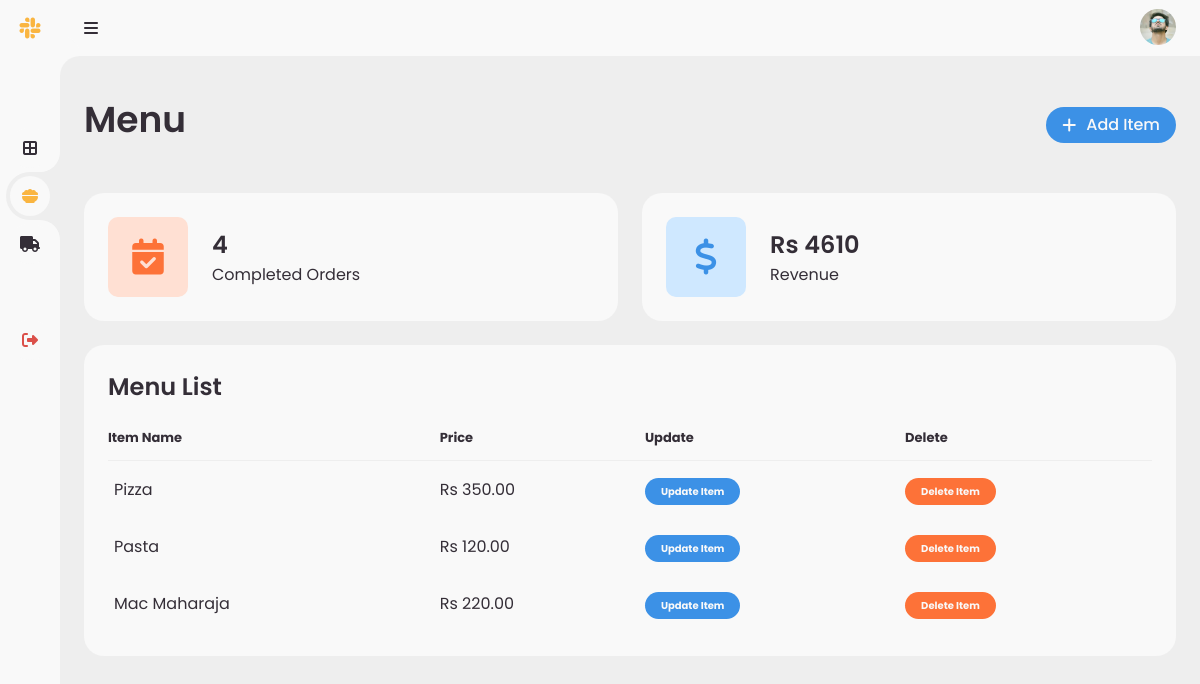
Screenshot of /AdminPanel/Admin_Menu/ with the database file from the repository.
### Admin/models.py (models this page shows)
class Product(models.Model):
    name = models.CharField(max_length=255)
    price = models.DecimalField(max_digits=10, decimal_places=2)
    image = models.CharField(max_length=255) # Adjust upload path as needed
    category = models.CharField(max_length=100)

### Admin/views.py (the view)
# urls.py: path('Admin_Menu/', views.Admin_Menu,name='Admin_Menu'),
def Admin_Menu(request):
    Grand_total = 0
    Order_data = User_Order.objects.all()
    Revenue = User_Order.objects.values_list('grand_Total')
    for price in Revenue:
        Grand_total += int(price[0])
    Menu_items = Product.objects.all()
    context = {'Menu_items':Menu_items,'Total_Order': len(Order_data),'Grand_Total':Grand_total}
    return render(request, 'Admin menu.html',context)

### Admin/templates/Admin menu.html (shortened to what this page needs)
<!DOCTYPE html>
<html lang="en">
  <head>
    <link
      rel="stylesheet"
      href="https://cdnjs.cloudflare.com/ajax/libs/font-awesome/6.4.0/css/all.min.css"
    />
    <link rel="stylesheet" href="../../static/CSS/menu.css" />
  </head>
  <body>
    <section class="sidebar hide">
      <a href="#" class="logo">
        <i class="fab fa-slack"></i>
      </a>
      <ul class="side-menu top">
        <li>
          <a href="../Admin_Dashboard" class="nav-link">
            <i class="fas fa-border-all"></i>
          </a>
        </li>
        <li class="active">
          <a href="../Admin_Menu" class="nav-link">
            <i class="fa-solid fa-bowl-food"></i>
          </a>
        </li>
        <li>
          <a href="../Admin_Order" class="nav-link">
            <i class="fa-solid fa-truck"></i>
          </a>
        </li>
      </ul>
      <ul class="side-menu">
        <li>
          <a href="../Admin_Login" class="logout">
            <i class="fas fa-right-from-bracket"></i>
          </a>
        </li>
      </ul>
    </section>
    <section class="content">
      <nav>
        <i class="fas fa-bars menu-btn"></i>
        <a href="#" class="profile">
          <img src="../../static/pic-5.png" alt="" />
        </a>
      </nav>
      <main>
        <div class="head-title">
          <div class="left">
            <h1>Menu</h1>
          </div>
          <a href="../Add_Menu" class="download-btn">
            <i class="fa-solid fa-plus"></i>
            <span class="text">Add Item</span>
          </a>
        </div>
        <div class="box-info">
          <li>
            <i class="fas fa-calendar-check"></i>
            <span class="text">
              <h3>{{ Total_Order }}</h3>
              <p>Completed Orders</p>
            </span>
          </li>
          <li>
            <i class="fas fa-dollar-sign"></i>
            <span class="text">
              <h3>Rs {{ Grand_Total }}</h3>
              <p>Revenue</p>
            </span>
          </li>
        </div>
        <div class="table-data">
          <div class="order">
            <div class="head">
              <h3>Menu List</h3>
            </div>
            <table>
              <thead>
                <tr>
                  <th>Item Name</th>
                  <th>Price</th>
                  <th>Update</th>
                  <th>Delete</th>
                </tr>
              </thead>
              <tbody>
                {% for item in Menu_items %}
                <tr>
                  <td><p>{{ item.name }}</p></td>
                  <td>Rs {{ item.price }}</td>
                  <td>
                    <a href="../Update_Menu/?item_name={{ item.name }}"
                      ><span class="status complete">Update Item</span></a
                    >
                  </td>
                  <td>
                    <a href="../Delete_Menu/?item_name={{ item.name }}"
                      ><span class="status pending">Delete Item</span></a
                    >
                  </td>
                </tr>
                {% endfor %}
              </tbody>
            </table>
          </div>
        </div>
      </main>
    </section>
  </body>
</html>

### rows the page displays
Product: name "Pizza", price "350.00"
Product: name "Pasta", price "120.00"
Product: name "Mac Maharaja", price "220.00"

### other values shown
{{ Total_Order }} "4"
{{ Grand_Total }} "4610"
